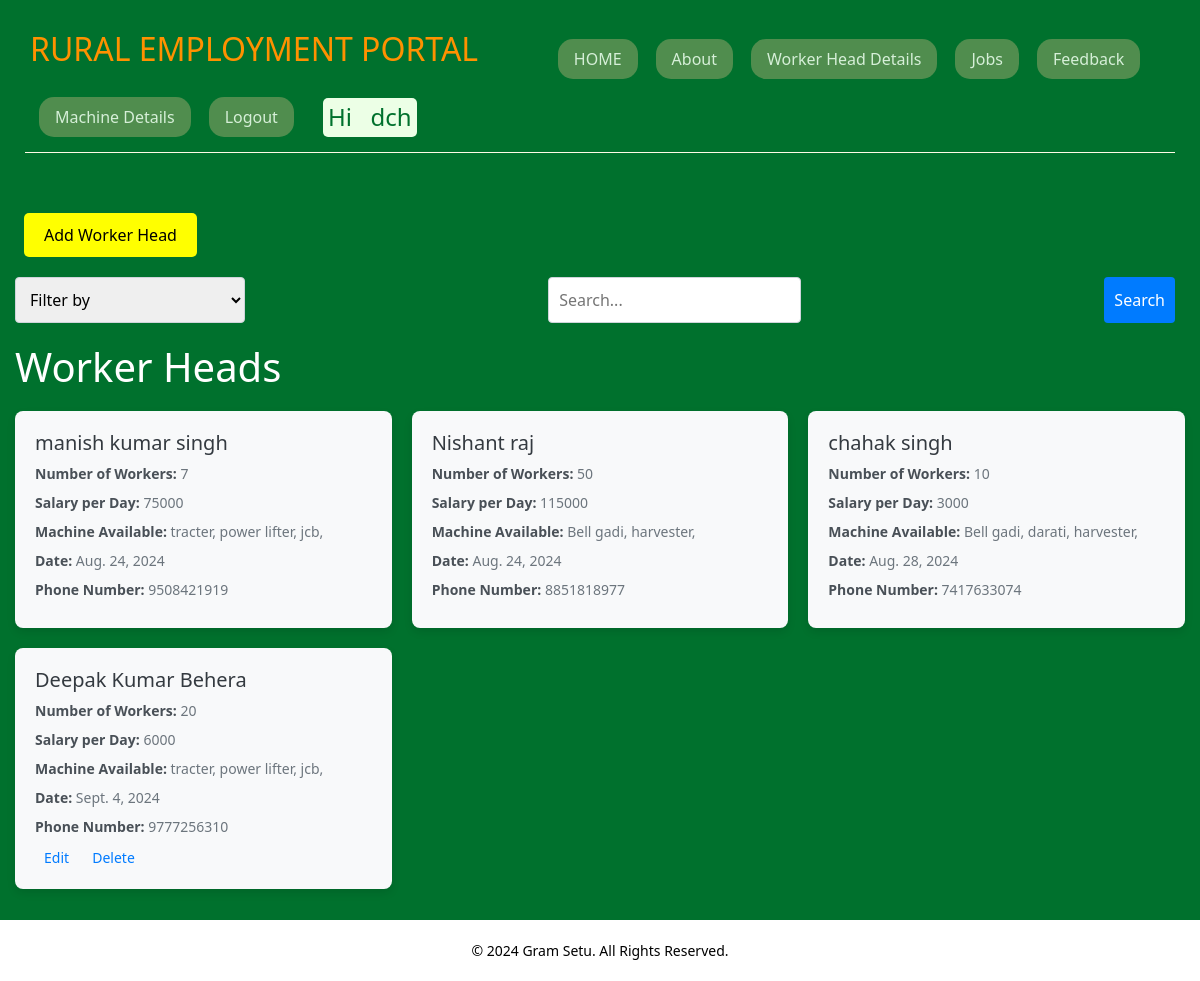
Page /worker/ (signed in) on the committed database.
### R_E/models.py (models this page shows, shortened)
class WorkerHead(models.Model):
    id = models.AutoField(primary_key=True)  # Django adds this automatically
    user = models.ForeignKey(User, on_delete=models.CASCADE, default=1)
    name = models.CharField(max_length=30, null=False)
    numberOfWorker = models.IntegerField(null=False)
    salaryPerDay = models.IntegerField(null=False)
    machineAvailable = models.CharField(max_length=300, null=False)
    machineImage = models.ImageField(upload_to='machines/', null=True, blank=True)
    chargePerDay = models.DecimalField(max_digits=10, decimal_places=2, null=True, blank=True)
    date = models.DateField(null=False)
    phoneNumber = models.BigIntegerField(null=False, default=1234567890)
    email = models.EmailField(max_length=254, null=True, blank=True)  # New email field
    is_booked = models.BooleanField(default=False)  # New field to track booking status

### R_E/views.py (the view, shortened to what this page needs)
# urls.py: path('worker/', views.workerhead_list, name='worker'),  # Ensure this name matches your template
@login_required
def workerhead_list(request):
    search_query = request.GET.get('search', '').strip()
    filter_by = request.GET.get('filter_by', '')
    workerheads = WorkerHead.objects.all()
    template = loader.get_template('worker.html')
    context = {
        'workerheads': workerheads,
        'search_query': search_query,
        'filter_by': filter_by,
    }
    return HttpResponse(template.render(context, request))

### R_E/context_processors.py (called while the page is built)
def current_year(request):
    return {
        'current_year': datetime.now().year
    }

### R_E/templates/worker.html (shortened to what this page needs)
{% extends 'base.html' %}
{% block content %}
    <a href="{% url 'workform' %}" class="add-worker-button" style="margin-top:50px;">Add Worker Head</a>
    <form method="get" class="search-form">
        <select name="filter_by">
            <option value="" {% if not filter_by %}selected{% endif %}>Filter by</option>
        </select>
        <input type="text" name="search" value="{{ search_query }}" placeholder="Search..." />
        <button type="submit">Search</button>
    </form>
    <h1>Worker Heads</h1>
    <ul class="workerhead-list">
        {% for worker in workerheads %}
        <li>
            <h3>{{ worker.name }}</h3>
            <p><strong>Number of Workers:</strong> {{ worker.numberOfWorker }}</p>
            <p><strong>Salary per Day:</strong> {{ worker.salaryPerDay }}</p>
            <p><strong>Machine Available:</strong> {{ worker.machineAvailable }}</p>
            <p><strong>Date:</strong> {{ worker.date }}</p>
            <p><strong>Phone Number:</strong> {{ worker.phoneNumber }}</p>
            {% if worker.user == request.user %}
                <div class="worker-actions">
                    <a href="{% url 'edit_worker' worker.id %}">Edit</a>
                    <a href="{% url 'delete_worker' worker.id %}" onclick="return confirm('Are you sure?');">Delete</a>
                </div>
            {% endif %}
        </li>
        {% empty %}
        <p>No worker heads found.</p>
        {% endfor %}
    </ul>
{% endblock %}

### R_E/templates/base.html (shortened to what this page needs)
<!DOCTYPE html>
<html>
<head>
    {% load bootstrap5 %}
    {% bootstrap_css %}
    <link rel="stylesheet" href="https://stackpath.bootstrapcdn.com/bootstrap/5.3.0/css/bootstrap.min.css">
</head>
<body>
<div class="container-fluid" style="color:white;padding:15px;background-color:#00712D;">
    <ul class="nav" style="padding:5px;margin:10px;color:#D5ED9F;border-bottom:1px solid #FFFBE6;" id="navigation">
        <li>
            <h2 style="color:#FF9100;">RURAL EMPLOYMENT PORTAL</h2>
        </li>
        <li class="nav-item">
            <a class="nav-link active" href="/" style="background-color:#508D4E;border-radius:15px;color:#D6EFD8;transition:background-color 1s ease-in-out, color 1s ease-in-out;">
            <span>HOME</span>
            </a>
        </li>
        <li class="nav-item">
            <a class="nav-link active" href="/about" style="background-color:#508D4E;border-radius:15px;color:#D6EFD8;transition:background-color 1s ease-in-out, color 1s ease-in-out;">
                <span>About</span>
            </a>
        </li>
        {% if user.is_authenticated %}
        <li class="nav-item">
            <a class="nav-link active" href="/worker" style="background-color:#508D4E;border-radius:15px;color:#D6EFD8;transition:background-color 1s ease-in-out, color 1s ease-in-out;">
                <span>Worker Head Details</span>
            </a>
        </li>
        <li class="nav-item">
            <a class="nav-link active" href="/job" style="background-color:#508D4E;border-radius:15px;color:#D6EFD8;transition:background-color 1s ease-in-out, color 1s ease-in-out;">
                <span>Jobs</span>
            </a>
        </li>
        <li class="nav-item">
            <a class="nav-link active" href="/feedback" style="background-color:#508D4E;border-radius:15px;color:#D6EFD8;transition:background-color 1s ease-in-out, color 1s ease-in-out;">
                <span>Feedback</span>
            </a>
        </li>
        <li class="nav-item">
            <a class="nav-link active" href="{% url 'machine_list' %}" style="background-color:#508D4E;border-radius:15px;color:#D6EFD8;transition:background-color 1s ease-in-out, color 1s ease-in-out;">Machine Details</a></li>
        <li class="nav-item">
            <a class="nav-link active" href="/logout" style="background-color:#508D4E;border-radius:15px;color:#D6EFD8;transition:background-color 1s ease-in-out, color 1s ease-in-out;">
                <span>Logout</span>
            </a>
        </li>
        <li class="nav-item">
            <h4 style="margin:10px;margin-left:20px;background-color:#ECFFE6;color:#00712D;padding:5px;border-radius:5px;">Hi  &nbsp;&nbsp;{{ user.username }} </h4>
        </li>
        {% endif %}
    </ul>
    {% block content %}{% endblock %}
</div>
<footer class="footer">
    <div class="container">
        <p class="footer-text">
            © 2024 Gram Setu. All Rights Reserved.
        </p>
    </div>
</footer>
</body>
</html>

### R_E/templates/base.html (style rules this page uses)
a { margin: 9px; }
.footer { background-color: #343a40; color: black; background-color: white; padding: 20px; text-align: center; width: 100%; bottom: 0; left: 0; }
.footer-text { margin: 0; font-size: 14px; }
.container { max-width: 1400px; margin: auto; padding: 0 20px; }
#navigation { background-color: #00712D; }
.nav-link.active, .nav-link.active:hover { background-color: #508D4E; border-radius: 15px; color: #D6EFD8; transition: background-color 1s ease-in-out, color 1s ease-in-out; }

### R_E/templates/worker.html (style rules this page uses)
.add-worker-button { display: inline-block; margin-bottom: 20px; padding: 10px 20px; background-color: yellow; color: black; font-size: 16px; text-align: center; text-decoration: none; border-radius: 5px; transition: background-color 0.3s ease, transform 0.2s ease; }
.workerhead-list { list-style-type: none; padding: 0; margin-top: 20px; display: grid; grid-template-columns: repeat(auto-fill, minmax(300px, 1fr)); gap: 20px; }
.workerhead-list li { background-color: #f8f9fa; padding: 20px; border-radius: 8px; box-shadow: 0 4px 8px rgba(0, 0, 0, 0.1); transition: box-shadow 0.3s ease; }
.workerhead-list h3 { margin-top: 0; color: #343a40; font-size: 20px; }
.workerhead-list p { margin: 8px 0; color: #6c757d; font-size: 14px; }
.workerhead-list p strong { color: #495057; }
.worker-actions a { margin-right: 10px; color: #007bff; text-decoration: none; font-size: 14px; }
.search-form { display: flex; justify-content: space-between; margin-bottom: 20px; }
.search-form select, .search-form input[type="text"], .search-form button { padding: 10px; font-size: 16px; margin-right: 10px; border-radius: 4px; border: 1px solid #ced4da; }
.search-form button { background-color: #007bff; color: #fff; border: none; cursor: pointer; transition: background-color 0.3s; }

### rows in the picture
WorkerHead: name "manish kumar singh", numberOfWorker "7", salaryPerDay "75000", machineAvailable "tracter, power lifter, jcb,", date "Aug. 24, 2024", phoneNumber "9508421919"
WorkerHead: name "Nishant raj", numberOfWorker "50", salaryPerDay "115000", machineAvailable "Bell gadi, harvester,", date "Aug. 24, 2024", phoneNumber "8851818977"
WorkerHead: name "chahak singh", numberOfWorker "10", salaryPerDay "3000", machineAvailable "Bell gadi, darati, harvester,", date "Aug. 28, 2024", phoneNumber "7417633074"
WorkerHead: name "Deepak Kumar Behera", numberOfWorker "20", salaryPerDay "6000", machineAvailable "tracter, power lifter, jcb,", date "Sept. 4, 2024", phoneNumber "9777256310", shows "Edit"

### other values in the picture
{{ user.username }} "dch"
